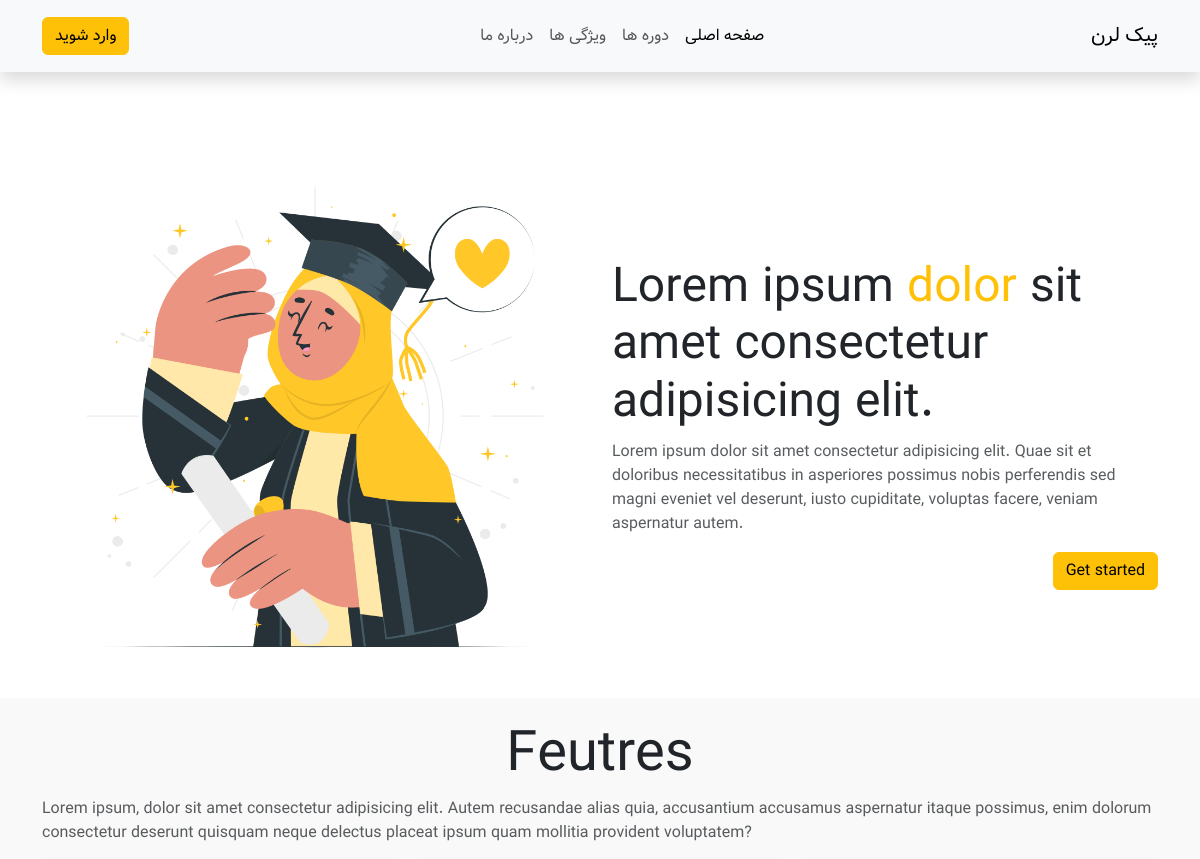
Page // (upper part) on the earlier database version.
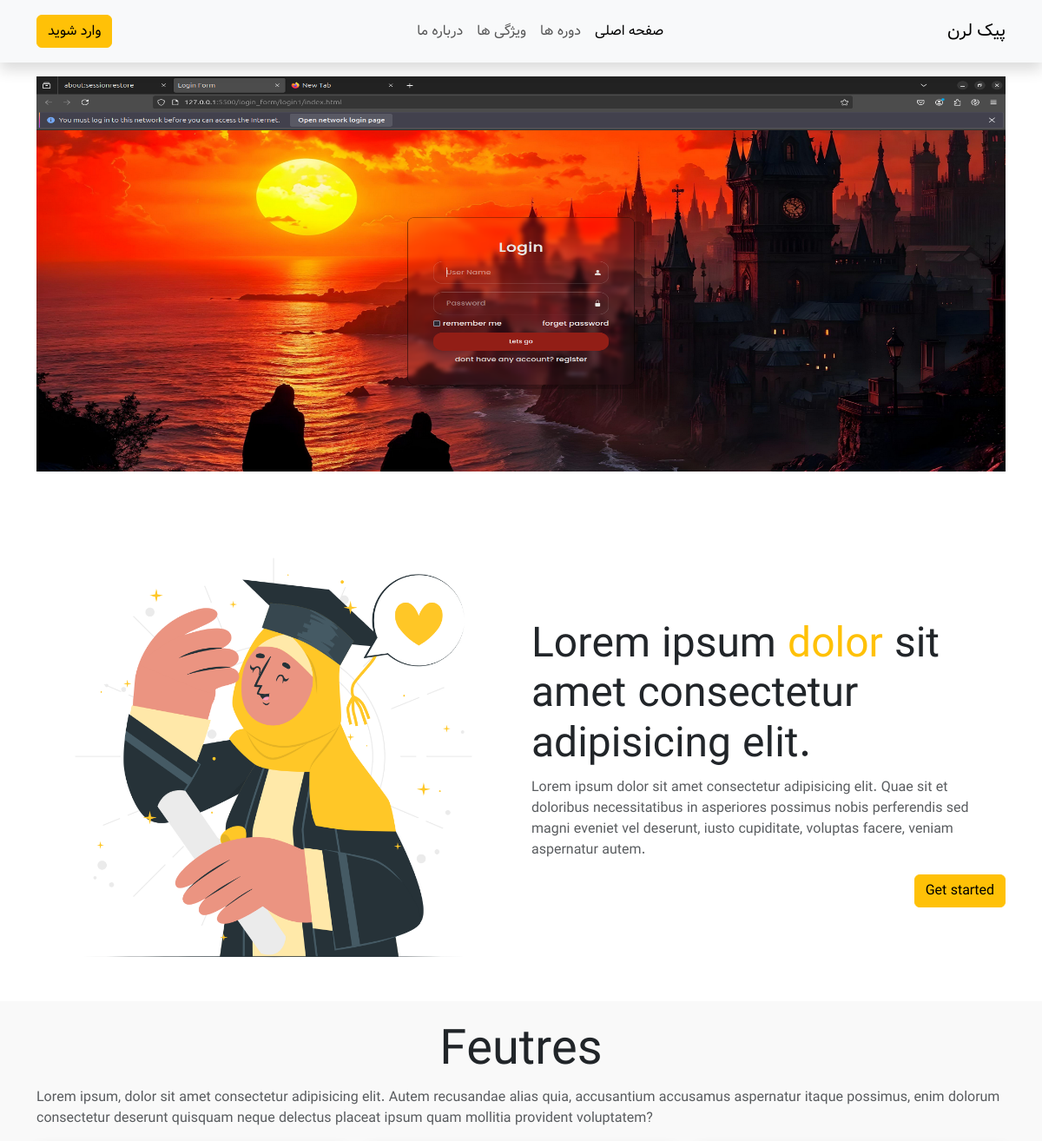
Same page on the later database version.
### courses/models.py (models this page shows, shortened)
class Course(models.Model):
    title = models.CharField(max_length=200, verbose_name='موضوع')
    thumbnail = models.FileField(upload_to='course_thumbnails', max_length=100, verbose_name='عکس دوره')
    description = models.TextField(verbose_name='توضیحات')
    instructor = models.ForeignKey(CustomUser, on_delete=models.CASCADE, related_name='courses_taught', verbose_name='مربی')
    category = models.ForeignKey(Category, on_delete=models.SET_NULL, null=True, verbose_name='دسته بندی')
    price = models.DecimalField(max_digits=10, decimal_places=2, verbose_name='قیمت')
    duration = models.DurationField(verbose_name='مدت')
    created_date = models.DateTimeField(auto_now_add=True, verbose_name='ساخته شده در')
    updated_date = models.DateTimeField(auto_now=True, verbose_name='اخرین ویرایش')
    status = models.CharField(max_length=10, choices=[('published', 'منتشر شده'), ('draft', 'پیش نویس')], default='draft', verbose_name='وضعیت')
    class Meta:
        verbose_name_plural = 'دوره ها'
        verbose_name = 'دوره'

### main/views.py (called while the page is built)
def index(req):
    carousel_courses = Course.objects.all()
    return render(req, 'index.html', context={'carousel_courses':carousel_courses})

### templates/index.html (shortened to what this page needs)
{% extends '_base.html' %} {% load static %} {% block main %}
<div
    id="carouselExampleSlidesOnly"
    class="carousel slide container py-3"
    data-bs-ride="carousel"
>
    <div class="carousel-inner">
        {% for course in carousel_courses %}
        <a href="{% url 'courses:detail' course.id %}" target="_blank" rel="noopener noreferrer">
            <div class="carousel-item active">
                <img
                    height="455px"
                    src="{{ course.thumbnail.url }}"
                    class="d-block w-100"
                    alt="..."
                />
            </div>
        </a>
        {% endfor %}
    </div>
</div>
<div class="container mt-5">
    <div class="row align-items-center">
        <div class="col-md-6 position-relative">
                <img
                    src="{% static 'assets/Muslim graduation-cuate.png' %}"
                    alt="muslem"
                    class="img-fluid"
                />
            </div>
        <div class="col-md-6">
            <h2 class="display-5">
                Lorem ipsum <b class="text-warning">dolor</b> sit amet
                consectetur adipisicing elit.
            </h2>
            <p class="text-muted">
                Lorem ipsum dolor sit amet consectetur adipisicing elit. Quae
                sit et doloribus necessitatibus in asperiores possimus nobis
                perferendis sed magni eveniet vel deserunt, iusto cupiditate,
                voluptas facere, veniam aspernatur autem.
            </p>
            <div class="text-center text-md-start">
                <button class="btn btn-warning">Get started</button>
            </div>
        </div>
    </div>
</div>
<div class="py-4" style="background-color: #f9f9f9">
    <section class="container">
        <h2 class="display-4 text-center">Feutres</h2>
        <p class="text-muted">
            Lorem ipsum, dolor sit amet consectetur adipisicing elit. Autem
            recusandae alias quia, accusantium accusamus aspernatur itaque
            possimus, enim dolorum consectetur deserunt quisquam neque delectus
            placeat ipsum quam mollitia provident voluptatem?
        </p>
        <div class="row g-4">
        </div>
    </section>
</div>
{% endblock main %}

### templates/_base.html (shortened to what this page needs)
{% load static %}
<!DOCTYPE html>
<html lang="fa">
    <head>
        <head>
            <link rel="stylesheet" href="{% static 'css/style.css' %}" />
            <link
                rel="stylesheet"
                href="https://cdn.jsdelivr.net/npm/bootstrap@5.3.3/dist/css/bootstrap.rtl.min.css"
            />
            <link rel="stylesheet" href="style.css" />
        </head>
    </head>
    <body>
        <div
            class="sticky-top bg-light p-2 shadow"
            style="--bs-bg-opacity: 0.95"
        >
            <nav class="navbar navbar-expand-lg container">
                <div class="container-fluid">
                    <div class="d-flex">
                        <button class="btn btn-warning">وارد شوید</button>
                    </div>
                    <div class="collapse navbar-collapse" id="navbarColor02">
                        <ul class="navbar-nav mb-2 mb-lg-0 mx-auto">
                            <a class="nav-link" href="#">درباره ما</a>
                            <li class="nav-item">
                                <a class="nav-link" href="#">ویژگی ها</a>
                            </li>
                            <li class="nav-item">
                                <a class="nav-link" href="#">دوره ها</a>
                            </li>
                            <li class="nav-item">
                                <a
                                    class="nav-link active"
                                    aria-current="page"
                                    href="/"
                                    >صفحه اصلی</a
                                >
                            </li>
                        </ul>
                    </div>
                    <a class="navbar-brand" href="/">پیک لرن</a>
                </div>
            </nav>
        </div>
         {% block main %} {% endblock main %}
    </body>
</html>

### static/css/style.css (style rules this page uses)
* { font-family: 'vasir', sans-serif; }

Differences in the rows shown:
added Course: thumbnail (picture)
